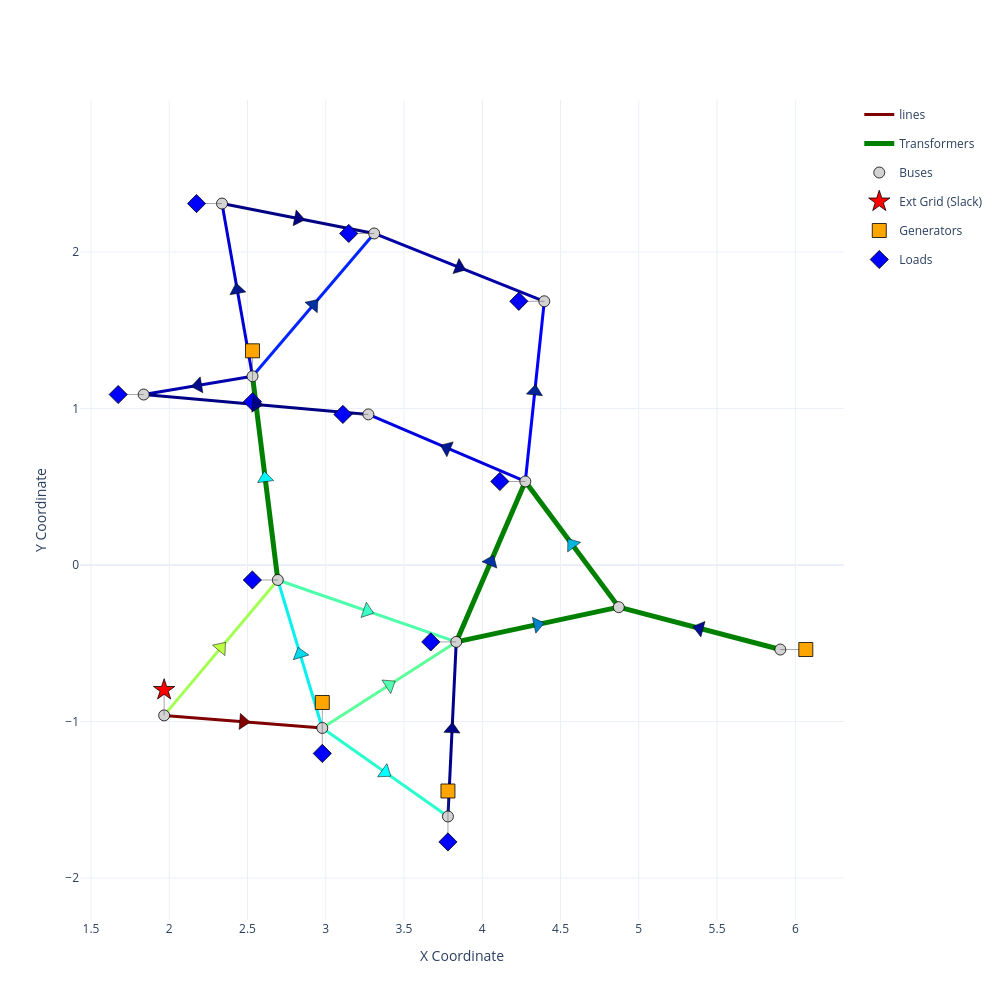

The notebook cell this image was saved under:
### Code cell
plot_net(net)

### Figure 1 — Plotly figure (JSON) as saved in the notebook; plotly's stock layout.template omitted (floating-point values rounded to 4 significant figures)
{"data": [{"hoverinfo": "text", "legendgroup": "lines", "line": {"color": "rgb(127.5,0.0,0.0)", "dash": "solid", "width": 3}, "mode": "lines", "name": "lines", "showlegend": true, "text": "Line 0<br>From: Bus 0<br>To: Bus 1<br>P_flow: 100.00 MW<br>Max Cap: 100.00 MW<br>Loading: 100.00 %", "type": "scatter", "x": [1.967, 2.473, 2.978], "y": [-0.961, -1.001, -1.041]}, {"hoverinfo": "text", "legendgroup": "lines", "line": {"color": "rgb(163.7096774193548,255.0,83.06451612903227)", "dash": "solid", "width": 3}, "mode": "lines", "name": "lines", "showlegend": false, "text": "Line 1<br>From: Bus 0<br>To: Bus 4<br>P_flow: 54.71 MW<br>Max Cap: 100.00 MW<br>Loading: 54.71 %", "type": "scatter", "x": [1.967, 2.331, 2.694], "y": [-0.961, -0.5285, -0.09588]}, {"hoverinfo": "text", "legendgroup": "lines", "line": {"color": "rgb(41.129032258064505,255.0,205.6451612903226)", "dash": "solid", "width": 3}, "mode": "lines", "name": "lines", "showlegend": false, "text": "Line 2<br>From: Bus 1<br>To: Bus 2<br>P_flow: 40.03 MW<br>Max Cap: 100.00 MW<br>Loading: 40.03 %", "type": "scatter", "x": [2.978, 3.379, 3.781], "y": [-1.041, -1.324, -1.607]}, {"hoverinfo": "text", "legendgroup": "lines", "line": {"color": "rgb(92.74193548387096,255.0,154.03225806451613)", "dash": "solid", "width": 3}, "mode": "lines", "name": "lines", "showlegend": false, "text": "Line 3<br>From: Bus 1<br>To: Bus 3<br>P_flow: 46.23 MW<br>Max Cap: 100.00 MW<br>Loading: 46.23 %", "type": "scatter", "x": [2.978, 3.406, 3.834], "y": [-1.041, -0.7664, -0.4915]}, {"hoverinfo": "text", "legendgroup": "lines", "line": {"color": "rgb(8.870967741935482,240.5,237.90322580645162)", "dash": "solid", "width": 3}, "mode": "lines", "name": "lines", "showlegend": false, "text": "Line 4<br>From: Bus 1<br>To: Bus 4<br>P_flow: 36.15 MW<br>Max Cap: 100.00 MW<br>Loading: 36.15 %", "type": "scatter", "x": [2.978, 2.836, 2.694], "y": [-1.041, -0.5686, -0.09588]}, {"hoverinfo": "text", "legendgroup": "lines", "line": {"color": "rgb(0.0,0.0,141.13636363636363)", "dash": "solid", "width": 3}, "mode": "lines", "name": "lines", "showlegend": false, "text": "Line 5<br>From: Bus 2<br>To: Bus 3<br>P_flow: 1.32 MW<br>Max Cap: 100.00 MW<br>Loading: 1.32 %", "type": "scatter", "x": [3.781, 3.807, 3.834], "y": [-1.607, -1.049, -0.4915]}, {"hoverinfo": "text", "legendgroup": "lines", "line": {"color": "rgb(76.61290322580645,255.0,170.16129032258064)", "dash": "solid", "width": 3}, "mode": "lines", "name": "lines", "showlegend": false, "text": "Line 6<br>From: Bus 3<br>To: Bus 4<br>P_flow: 44.32 MW<br>Max Cap: 100.00 MW<br>Loading: 44.32 %", "type": "scatter", "x": [3.834, 3.264, 2.694], "y": [-0.4915, -0.2937, -0.09588]}, {"hoverinfo": "text", "legendgroup": "lines", "line": {"color": "rgb(0.0,0.0,172.95454545454544)", "dash": "solid", "width": 3}, "mode": "lines", "name": "lines", "showlegend": false, "text": "Line 7<br>From: Bus 5<br>To: Bus 10<br>P_flow: 4.02 MW<br>Max Cap: 100.00 MW<br>Loading: 4.02 %", "type": "scatter", "x": [2.532, 2.184, 1.837], "y": [1.206, 1.147, 1.089]}, {"hoverinfo": "text", "legendgroup": "lines", "line": {"color": "rgb(0.0,0.0,213.86363636363635)", "dash": "solid", "width": 3}, "mode": "lines", "name": "lines", "showlegend": false, "text": "Line 8<br>From: Bus 5<br>To: Bus 11<br>P_flow: 7.76 MW<br>Max Cap: 100.00 MW<br>Loading: 7.76 %", "type": "scatter", "x": [2.532, 2.435, 2.337], "y": [1.206, 1.757, 2.309]}, {"hoverinfo": "text", "legendgroup": "lines", "line": {"color": "rgb(0.0,36.49999999999997,255.0)", "dash": "solid", "width": 3}, "mode": "lines", "name": "lines", "showlegend": false, "text": "Line 9<br>From: Bus 5<br>To: Bus 12<br>P_flow: 16.23 MW<br>Max Cap: 100.00 MW<br>Loading: 16.23 %", "type": "scatter", "x": [2.532, 2.921, 3.309], "y": [1.206, 1.662, 2.118]}, {"hoverinfo": "text", "legendgroup": "lines", "line": {"color": "rgb(0.0,0.0,222.95454545454544)", "dash": "solid", "width": 3}, "mode": "lines", "name": "lines", "showlegend": false, "text": "Line 10<br>From: Bus 8<br>To: Bus 9<br>P_flow: 8.48 MW<br>Max Cap: 100.00 MW<br>Loading: 8.48 %", "type": "scatter", "x": [4.275, 3.774, 3.272], "y": [0.5335, 0.7478, 0.962]}, {"hoverinfo": "text", "legendgroup": "lines", "line": {"color": "rgb(0.0,0.0,255.0)", "dash": "solid", "width": 3}, "mode": "lines", "name": "lines", "showlegend": false, "text": "Line 11<br>From: Bus 8<br>To: Bus 13<br>P_flow: 11.51 MW<br>Max Cap: 100.00 MW<br>Loading: 11.51 %", "type": "scatter", "x": [4.275, 4.336, 4.396], "y": [0.5335, 1.109, 1.685]}, {"hoverinfo": "text", "legendgroup": "lines", "line": {"color": "rgb(0.0,0.0,132.04545454545453)", "dash": "solid", "width": 3}, "mode": "lines", "name": "lines", "showlegend": false, "text": "Line 12<br>From: Bus 9<br>To: Bus 10<br>P_flow: 0.52 MW<br>Max Cap: 100.00 MW<br>Loading: 0.52 %", "type": "scatter", "x": [3.272, 2.554, 1.837], "y": [0.962, 1.025, 1.089]}, {"hoverinfo": "text", "legendgroup": "lines", "line": {"color": "rgb(0.0,0.0,132.04545454545453)", "dash": "solid", "width": 3}, "mode": "lines", "name": "lines", "showlegend": false, "text": "Line 13<br>From: Bus 11<br>To: Bus 12<br>P_flow: 0.66 MW<br>Max Cap: 100.00 MW<br>Loading: 0.66 %", "type": "scatter", "x": [2.337, 2.823, 3.309], "y": [2.309, 2.214, 2.118]}, {"hoverinfo": "text", "legendgroup": "lines", "line": {"color": "rgb(0.0,0.0,163.86363636363635)", "dash": "solid", "width": 3}, "mode": "lines", "name": "lines", "showlegend": false, "text": "Line 14<br>From: Bus 12<br>To: Bus 13<br>P_flow: 3.39 MW<br>Max Cap: 100.00 MW<br>Loading: 3.39 %", "type": "scatter", "x": [3.309, 3.853, 4.396], "y": [2.118, 1.901, 1.685]}, {"marker": {"cmax": 100, "cmin": 0, "color": "rgb(255,255,255)", "colorbar": {"thickness": 10, "title": {"side": "right"}, "x": 1.1}, "colorscale": [[0, "rgb(0,0,131)"], [0.2, "rgb(0,60,170)"], [0.4, "rgb(5,255,255)"], [0.6, "rgb(255,255,0)"], [0.8, "rgb(250,0,0)"], [1, "rgb(128,0,0)"]], "opacity": 0, "showscale": false, "size": 0}, "mode": "markers", "showlegend": false, "type": "scatter", "x": [1.967], "y": [-0.961]}, {"hoverinfo": "text", "legendgroup": "lines", "marker": {"color": "rgb(128, 128, 128)", "size": 1, "symbol": "circle"}, "mode": "markers", "name": "edge_center", "showlegend": false, "text": ["Line 0<br>From: Bus 0<br>To: Bus 1<br>P_flow: 100.00 MW<br>Max Cap: 100.00 MW<br>Loading: 100.00 %", "Line 1<br>From: Bus 0<br>To: Bus 4<br>P_flow: 54.71 MW<br>Max Cap: 100.00 MW<br>Loading: 54.71 %", "Line 2<br>From: Bus 1<br>To: Bus 2<br>P_flow: 40.03 MW<br>Max Cap: 100.00 MW<br>Loading: 40.03 %", "Line 3<br>From: Bus 1<br>To: Bus 3<br>P_flow: 46.23 MW<br>Max Cap: 100.00 MW<br>Loading: 46.23 %", "Line 4<br>From: Bus 1<br>To: Bus 4<br>P_flow: 36.15 MW<br>Max Cap: 100.00 MW<br>Loading: 36.15 %", "Line 5<br>From: Bus 2<br>To: Bus 3<br>P_flow: 1.32 MW<br>Max Cap: 100.00 MW<br>Loading: 1.32 %", "Line 6<br>From: Bus 3<br>To: Bus 4<br>P_flow: 44.32 MW<br>Max Cap: 100.00 MW<br>Loading: 44.32 %", "Line 7<br>From: Bus 5<br>To: Bus 10<br>P_flow: 4.02 MW<br>Max Cap: 100.00 MW<br>Loading: 4.02 %", "Line 8<br>From: Bus 5<br>To: Bus 11<br>P_flow: 7.76 MW<br>Max Cap: 100.00 MW<br>Loading: 7.76 %", "Line 9<br>From: Bus 5<br>To: Bus 12<br>P_flow: 16.23 MW<br>Max Cap: 100.00 MW<br>Loading: 16.23 %", "Line 10<br>From: Bus 8<br>To: Bus 9<br>P_flow: 8.48 MW<br>Max Cap: 100.00 MW<br>Loading: 8.48 %", "Line 11<br>From: Bus 8<br>To: Bus 13<br>P_flow: 11.51 MW<br>Max Cap: 100.00 MW<br>Loading: 11.51 %", "Line 12<br>From: Bus 9<br>To: Bus 10<br>P_flow: 0.52 MW<br>Max Cap: 100.00 MW<br>Loading: 0.52 %", "Line 13<br>From: Bus 11<br>To: Bus 12<br>P_flow: 0.66 MW<br>Max Cap: 100.00 MW<br>Loading: 0.66 %", "Line 14<br>From: Bus 12<br>To: Bus 13<br>P_flow: 3.39 MW<br>Max Cap: 100.00 MW<br>Loading: 3.39 %"], "type": "scatter", "x": [2.473], "y": [-1.001]}, {"hoverinfo": "text", "legendgroup": "Transformers", "line": {"color": "rgb(0, 128, 0)", "width": 5}, "mode": "lines", "name": "Transformers", "showlegend": true, "text": "Transformer 0<br>HV Bus: 3<br>LV Bus: 6<br>P_flow: 27.13 MW<br>Max Cap: 100.00 MW<br>Loading: 27.13 %", "type": "scatter", "x": [3.834, 4.353, 4.872], "y": [-0.4915, -0.3804, -0.2693]}, {"hoverinfo": "text", "legendgroup": "Transformers", "line": {"color": "rgb(0, 128, 0)", "width": 5}, "mode": "lines", "name": "Transformers", "showlegend": false, "text": "Transformer 1<br>HV Bus: 3<br>LV Bus: 8<br>P_flow: 16.94 MW<br>Max Cap: 100.00 MW<br>Loading: 16.94 %", "type": "scatter", "x": [3.834, 4.054, 4.275], "y": [-0.4915, 0.02104, 0.5335]}, {"hoverinfo": "text", "legendgroup": "Transformers", "line": {"color": "rgb(0, 128, 0)", "width": 5}, "mode": "lines", "name": "Transformers", "showlegend": false, "text": "Transformer 2<br>HV Bus: 4<br>LV Bus: 5<br>P_flow: 38.94 MW<br>Max Cap: 100.00 MW<br>Loading: 38.94 %", "type": "scatter", "x": [2.694, 2.613, 2.532], "y": [-0.09588, 0.5549, 1.206]}, {"hoverinfo": "text", "legendgroup": "Transformers", "line": {"color": "rgb(0, 128, 0)", "width": 5}, "mode": "lines", "name": "Transformers", "showlegend": false, "text": "Transformer 3<br>HV Bus: 6<br>LV Bus: 7<br>P_flow: 5.42 MW<br>Max Cap: 100.00 MW<br>Loading: 5.42 %", "type": "scatter", "x": [4.872, 5.388, 5.904], "y": [-0.2693, -0.4048, -0.5402]}, {"hoverinfo": "text", "legendgroup": "Transformers", "line": {"color": "rgb(0, 128, 0)", "width": 5}, "mode": "lines", "name": "Transformers", "showlegend": false, "text": "Transformer 4<br>HV Bus: 6<br>LV Bus: 8<br>P_flow: 32.55 MW<br>Max Cap: 100.00 MW<br>Loading: 32.55 %", "type": "scatter", "x": [4.872, 4.574, 4.275], "y": [-0.2693, 0.1321, 0.5335]}, {"hoverinfo": "text", "legendgroup": "Transformers", "marker": {"color": "rgb(0, 128, 0)", "size": 1, "symbol": "circle"}, "mode": "markers", "name": "edge_center", "showlegend": false, "text": ["Transformer 0<br>HV Bus: 3<br>LV Bus: 6<br>P_flow: 27.13 MW<br>Max Cap: 100.00 MW<br>Loading: 27.13 %", "Transformer 1<br>HV Bus: 3<br>LV Bus: 8<br>P_flow: 16.94 MW<br>Max Cap: 100.00 MW<br>Loading: 16.94 %", "Transformer 2<br>HV Bus: 4<br>LV Bus: 5<br>P_flow: 38.94 MW<br>Max Cap: 100.00 MW<br>Loading: 38.94 %", "Transformer 3<br>HV Bus: 6<br>LV Bus: 7<br>P_flow: 5.42 MW<br>Max Cap: 100.00 MW<br>Loading: 5.42 %", "Transformer 4<br>HV Bus: 6<br>LV Bus: 8<br>P_flow: 32.55 MW<br>Max Cap: 100.00 MW<br>Loading: 32.55 %"], "type": "scatter", "x": [4.353], "y": [-0.3804]}, {"hoverinfo": "text", "marker": {"color": "lightgray", "line": {"color": "black", "width": 0.8}, "size": 11}, "mode": "markers", "name": "Buses", "text": ["Bus 0<br>Vn: 135.00 kV<br>Vm: 1.00 pu<br>LMP: 33.31 $/MWh<br>Ext Grid: [0]", "Bus 1<br>Vn: 135.00 kV<br>Vm: 1.00 pu<br>LMP: 42.06 $/MWh<br>Load: [0]<br>Gen: [0]", "Bus 2<br>Vn: 135.00 kV<br>Vm: 1.00 pu<br>LMP: 41.11 $/MWh<br>Load: [1]<br>Gen: [1]", "Bus 3<br>Vn: 135.00 kV<br>Vm: 1.00 pu<br>LMP: 40.29 $/MWh<br>Load: [2]", "Bus 4<br>Vn: 135.00 kV<br>Vm: 1.00 pu<br>LMP: 39.67 $/MWh<br>Load: [3]", "Bus 5<br>Vn: 0.21 kV<br>Vm: 1.00 pu<br>LMP: 40.01 $/MWh<br>Load: [4]<br>Gen: [2]", "Bus 6<br>Vn: 14.00 kV<br>Vm: 1.00 pu<br>LMP: 40.11 $/MWh", "Bus 7<br>Vn: 12.00 kV<br>Vm: 1.00 pu<br>LMP: 40.11 $/MWh<br>Gen: [3]", "Bus 8<br>Vn: 0.21 kV<br>Vm: 1.00 pu<br>LMP: 40.01 $/MWh<br>Load: [5]", "Bus 9<br>Vn: 0.21 kV<br>Vm: 1.00 pu<br>LMP: 40.01 $/MWh<br>Load: [6]", "Bus 10<br>Vn: 0.21 kV<br>Vm: 1.00 pu<br>LMP: 40.01 $/MWh<br>Load: [7]", "Bus 11<br>Vn: 0.21 kV<br>Vm: 1.00 pu<br>LMP: 40.01 $/MWh<br>Load: [8]", "Bus 12<br>Vn: 0.21 kV<br>Vm: 1.00 pu<br>LMP: 40.01 $/MWh<br>Load: [9]", "Bus 13<br>Vn: 0.21 kV<br>Vm: 1.00 pu<br>LMP: 40.01 $/MWh<br>Load: [10]"], "type": "scatter", "x": [1.967, 2.978, 3.781, 3.834, 2.694, 2.532, 4.872, 5.904, 4.275, 3.272, 1.837, 2.337, 3.309, 4.396], "y": [-0.961, -1.041, -1.607, -0.4915, -0.09588, 1.206, -0.2693, -0.5402, 0.5335, 0.962, 1.089, 2.309, 2.118, 1.685]}, {"hoverinfo": "skip", "line": {"color": "rgba(80,80,80,0.5)", "width": 1}, "mode": "lines", "showlegend": false, "type": "scatter", "x": [1.967, 1.967, null, 2.978, 2.978, null, 2.978, 2.978, null, 3.781, 3.781, null, 3.781, 3.781, null, 3.834, 3.671, null, 2.694, 2.531, null, 2.532, 2.532, null, 2.532, 2.532, null, 5.904, 6.067, null, 4.275, 4.112, null, 3.272, 3.11, null, 1.837, 1.674, null, 2.337, 2.174, null, 3.309, 3.147, null, 4.396, 4.234, null], "y": [-0.961, -0.7983, null, -1.041, -0.8786, null, -1.041, -1.204, null, -1.607, -1.444, null, -1.607, -1.769, null, -0.4915, -0.4915, null, -0.09588, -0.09588, null, 1.206, 1.368, null, 1.206, 1.043, null, -0.5402, -0.5402, null, 0.5335, 0.5335, null, 0.962, 0.962, null, 1.089, 1.089, null, 2.309, 2.309, null, 2.118, 2.118, null, 1.685, 1.685, null]}, {"hoverinfo": "text", "legendgroup": "Ext Grid (Slack)", "marker": {"color": "red", "line": {"color": "black", "width": 0.8}, "size": 16, "symbol": "star"}, "mode": "markers", "name": "Ext Grid (Slack)", "text": ["Ext Grid 0<br>Bus: 0<br>P_out: 154.71 MW<br>Min P: 0.00 MW<br>Max P: 332.40 MW<br>Cost: cp1=20.00 $/MW, cp2=0.04 $/MW^2"], "type": "scatter", "x": [1.967], "y": [-0.7983]}, {"hoverinfo": "text", "legendgroup": "Generators", "marker": {"color": "orange", "line": {"color": "black", "width": 0.8}, "size": 14, "symbol": "square"}, "mode": "markers", "name": "Generators", "text": ["Gen 0<br>Bus: 1<br>P_out: 44.11 MW<br>Min P: 0.00 MW<br>Max P: 140.00 MW<br>Cost: cp1=20.00 $/MW, cp2=0.25 $/MW^2", "Gen 1<br>Bus: 2<br>P_out: 55.49 MW<br>Min P: 0.00 MW<br>Max P: 100.00 MW<br>Cost: cp1=40.00 $/MW, cp2=0.01 $/MW^2", "Gen 2<br>Bus: 5<br>P_out: 0.27 MW<br>Min P: 0.00 MW<br>Max P: 100.00 MW<br>Cost: cp1=40.00 $/MW, cp2=0.01 $/MW^2", "Gen 3<br>Bus: 7<br>P_out: 5.42 MW<br>Min P: 0.00 MW<br>Max P: 100.00 MW<br>Cost: cp1=40.00 $/MW, cp2=0.01 $/MW^2"], "type": "scatter", "x": [2.978, 3.781, 2.532, 6.067], "y": [-0.8786, -1.444, 1.368, -0.5402]}, {"hoverinfo": "text", "legendgroup": "Loads", "marker": {"color": "blue", "line": {"color": "black", "width": 0.8}, "size": 14, "symbol": "diamond"}, "mode": "markers", "name": "Loads", "text": ["Load 0<br>Bus: 1<br>P_in: 21.70 MW<br>LMP: 42.06 $/MWh", "Load 1<br>Bus: 2<br>P_in: 94.20 MW<br>LMP: 41.11 $/MWh", "Load 2<br>Bus: 3<br>P_in: 47.80 MW<br>LMP: 40.29 $/MWh", "Load 3<br>Bus: 4<br>P_in: 7.60 MW<br>LMP: 39.67 $/MWh", "Load 4<br>Bus: 5<br>P_in: 11.20 MW<br>LMP: 40.01 $/MWh", "Load 5<br>Bus: 8<br>P_in: 29.50 MW<br>LMP: 40.01 $/MWh", "Load 6<br>Bus: 9<br>P_in: 9.00 MW<br>LMP: 40.01 $/MWh", "Load 7<br>Bus: 10<br>P_in: 3.50 MW<br>LMP: 40.01 $/MWh", "Load 8<br>Bus: 11<br>P_in: 7.10 MW<br>LMP: 40.01 $/MWh", "Load 9<br>Bus: 12<br>P_in: 13.50 MW<br>LMP: 40.01 $/MWh", "Load 10<br>Bus: 13<br>P_in: 14.90 MW<br>LMP: 40.01 $/MWh"], "type": "scatter", "x": [2.978, 3.781, 3.671, 2.531, 2.532, 4.112, 3.11, 1.674, 2.174, 3.147, 4.234], "y": [-1.204, -1.769, -0.4915, -0.09588, 1.043, 0.5335, 0.962, 1.089, 2.309, 2.118, 1.685]}, {"hoverinfo": "skip", "marker": {"angle": [94.54, 40.01, 125.2, 57.28, -16.74, 2.725, 109.1, -99.52, -10.02, 40.43, -66.86, 6.013, 95.06, 101.1, 111.7, 77.92, 23.29, -7.077, -75.29, -36.64], "color": ["rgb(128, 0, 0)", "rgb(189, 255, 67)", "rgb(5, 255, 255)", "rgb(83, 255, 176)", "rgb(4, 217, 239)", "rgb(0, 4, 134)", "rgb(59, 255, 200)", "rgb(0, 12, 139)", "rgb(0, 23, 146)", "rgb(0, 49, 163)", "rgb(0, 25, 148)", "rgb(0, 35, 153)", "rgb(0, 2, 132)", "rgb(0, 2, 132)", "rgb(0, 10, 138)", "rgb(2, 130, 200)", "rgb(0, 51, 164)", "rgb(5, 245, 251)", "rgb(0, 16, 142)", "rgb(3, 182, 223)"], "line": {"color": "black", "width": 0.5}, "size": 14, "symbol": "triangle-up"}, "mode": "markers", "showlegend": false, "type": "scatter", "x": [2.473, 2.331, 3.379, 3.406, 2.836, 3.807, 3.264, 2.184, 2.435, 2.921, 3.774, 4.336, 2.554, 2.823, 3.853, 4.353, 4.054, 2.613, 5.388, 4.574], "y": [-1.001, -0.5285, -1.324, -0.7664, -0.5686, -1.049, -0.2937, 1.147, 1.757, 1.662, 0.7478, 1.109, 1.025, 2.214, 1.901, -0.3804, 0.02104, 0.5549, -0.4048, 0.1321]}], "layout": {"height": 1000, "hovermode": "closest", "showlegend": true, "width": 1000, "xaxis": {"range": [1.43, 6.311], "title": {"text": "X Coordinate"}}, "yaxis": {"range": [-1.998, 2.701], "scaleanchor": "x", "scaleratio": 1, "title": {"text": "Y Coordinate"}}}}
